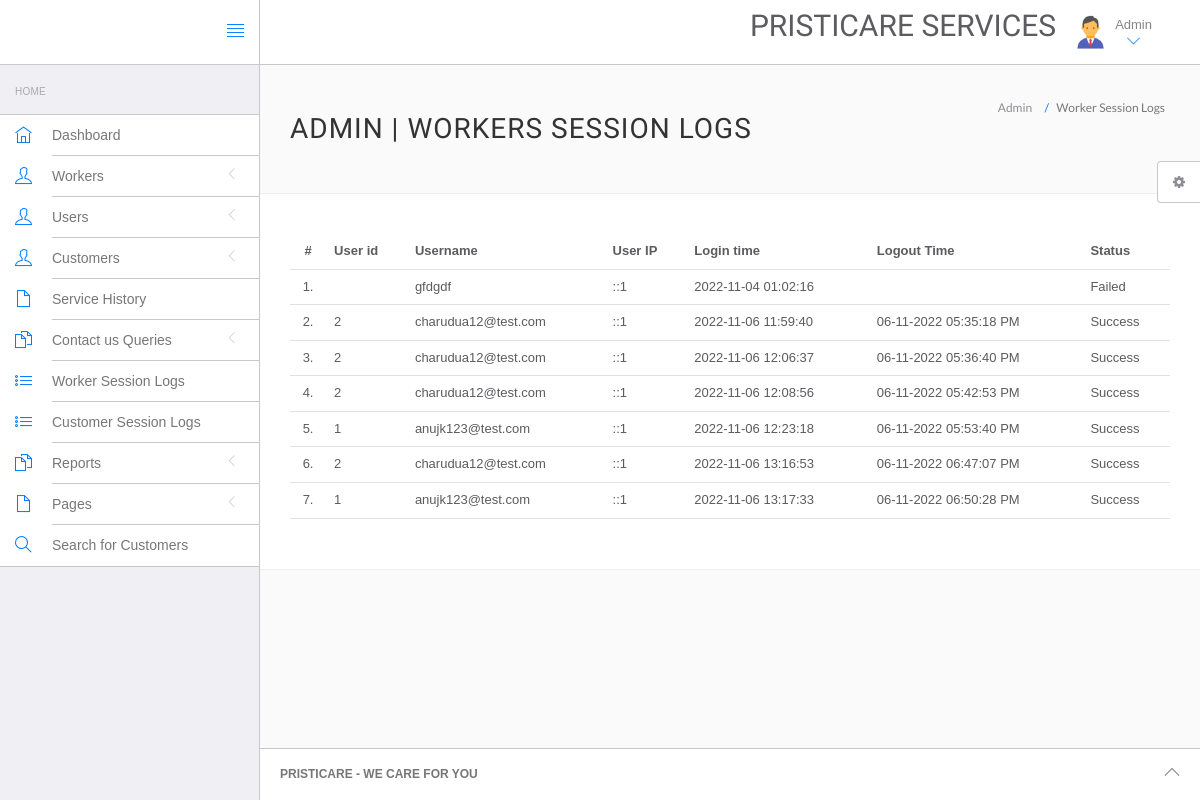
Screenshot of /PristiCare/hms/admin/worker-logs.php (signed in) with the database file from the repository.
### tables this page shows
CREATE TABLE `workerslog` (
  `id` int(11) NOT NULL,
  `uid` int(11) DEFAULT NULL,
  `username` varchar(255) DEFAULT NULL,
  `userip` binary(16) DEFAULT NULL,
  `loginTime` timestamp NULL DEFAULT current_timestamp(),
  `logout` varchar(255) DEFAULT NULL,
  `status` int(11) DEFAULT NULL
);

### PristiCare/hms/admin/worker-logs.php (the view, shortened to what this page needs)
<?php
include('include/config.php');
if(strlen($_SESSION['id']==0)) {
 header('location:logout.php');
  } else{
?>
<!DOCTYPE html>
<html lang="en">
	<head>
		<link rel="stylesheet" href="vendor/bootstrap/css/bootstrap.min.css">
		<link rel="stylesheet" href="vendor/fontawesome/css/font-awesome.min.css">
		<link rel="stylesheet" href="vendor/themify-icons/themify-icons.min.css">
		<link href="vendor/animate.css/animate.min.css" rel="stylesheet" media="screen">
		<link href="vendor/perfect-scrollbar/perfect-scrollbar.min.css" rel="stylesheet" media="screen">
		<link href="vendor/switchery/switchery.min.css" rel="stylesheet" media="screen">
		<link href="vendor/bootstrap-touchspin/jquery.bootstrap-touchspin.min.css" rel="stylesheet" media="screen">
		<link href="vendor/select2/select2.min.css" rel="stylesheet" media="screen">
		<link href="vendor/bootstrap-datepicker/bootstrap-datepicker3.standalone.min.css" rel="stylesheet" media="screen">
		<link href="vendor/bootstrap-timepicker/bootstrap-timepicker.min.css" rel="stylesheet" media="screen">
		<link rel="stylesheet" href="assets/css/styles.css">
		<link rel="stylesheet" href="assets/css/plugins.css">
		<link rel="stylesheet" href="assets/css/themes/theme-1.css" id="skin_color" />
	</head>
	<body>
		<div id="app">
<?php include('include/sidebar.php');?>
			<div class="app-content">
					<?php include('include/header.php');?>
				<div class="main-content" >
					<div class="wrap-content container" id="container">
						<section id="page-title">
							<div class="row">
								<div class="col-sm-8">
									<h1 class="mainTitle">Admin  | Workers Session Logs</h1>
																	</div>
								<ol class="breadcrumb">
									<li>
										<span>Admin </span>
									</li>
									<li class="active">
										<span>Worker Session Logs</span>
									</li>
								</ol>
							</div>
						</section>
						<div class="container-fluid container-fullw bg-white">
									<div class="row">
								<div class="col-md-12">
									<table class="table table-hover" id="sample-table-1">
										<thead>
											<tr>
												<th class="center">#</th>
												<th class="hidden-xs">User id</th>
												<th>Username</th>
												<th>User IP</th>
												<th>Login time</th>
												<th>Logout Time </th>
												<th> Status </th>
											</tr>
										</thead>
										<tbody>
<?php
$sql=mysqli_query($con,"select * from workerslog ");
$cnt=1;
while($row=mysqli_fetch_array($sql))
{
?>
											<tr>
												<td class="center"><?php echo $cnt;?>.</td>
												<td class="hidden-xs"><?php echo $row['uid'];?></td>
												<td class="hidden-xs"><?php echo $row['username'];?></td>
												<td><?php echo $row['userip'];?></td>
												<td><?php echo $row['loginTime'];?></td>
												<td><?php echo $row['logout'];?>
												</td>
												<td>
<?php if($row['status']==1)
{
	echo "Success";
}
else
{
	echo "Failed";
}?>
</td>
											</tr>
											<?php
                                               $cnt=$cnt+1;
											 }?>
										</tbody>
									</table>
								</div>
							</div>
								</div>
					</div>
				</div>
			</div>
	<?php include('include/footer.php');?>
	<?php include('include/setting.php');?>
		</div>
	</body>
</html>
<?php } ?>

### PristiCare/hms/admin/assets/css/themes/theme-1.css (style rules this page uses)
body { background: #FAFAFA; }

### rows the page displays
workerslog: username "gfdgdf", userip "::1", loginTime "2022-11-04 01:02:16", status "Failed"
workerslog: uid "2", username "charudua12@test.com", userip "::1", loginTime "2022-11-06 11:59:40", logout "06-11-2022 05:35:18 PM", status "Success"
workerslog: uid "2", username "charudua12@test.com", userip "::1", loginTime "2022-11-06 12:06:37", logout "06-11-2022 05:36:40 PM", status "Success"
workerslog: uid "2", username "charudua12@test.com", userip "::1", loginTime "2022-11-06 12:08:56", logout "06-11-2022 05:42:53 PM", status "Success"
workerslog: uid "1", username "anujk123@test.com", userip "::1", loginTime "2022-11-06 12:23:18", logout "06-11-2022 05:53:40 PM", status "Success"
workerslog: uid "2", username "charudua12@test.com", userip "::1", loginTime "2022-11-06 13:16:53", logout "06-11-2022 06:47:07 PM", status "Success"
workerslog: uid "1", username "anujk123@test.com", userip "::1", loginTime "2022-11-06 13:17:33", logout "06-11-2022 06:50:28 PM", status "Success"
